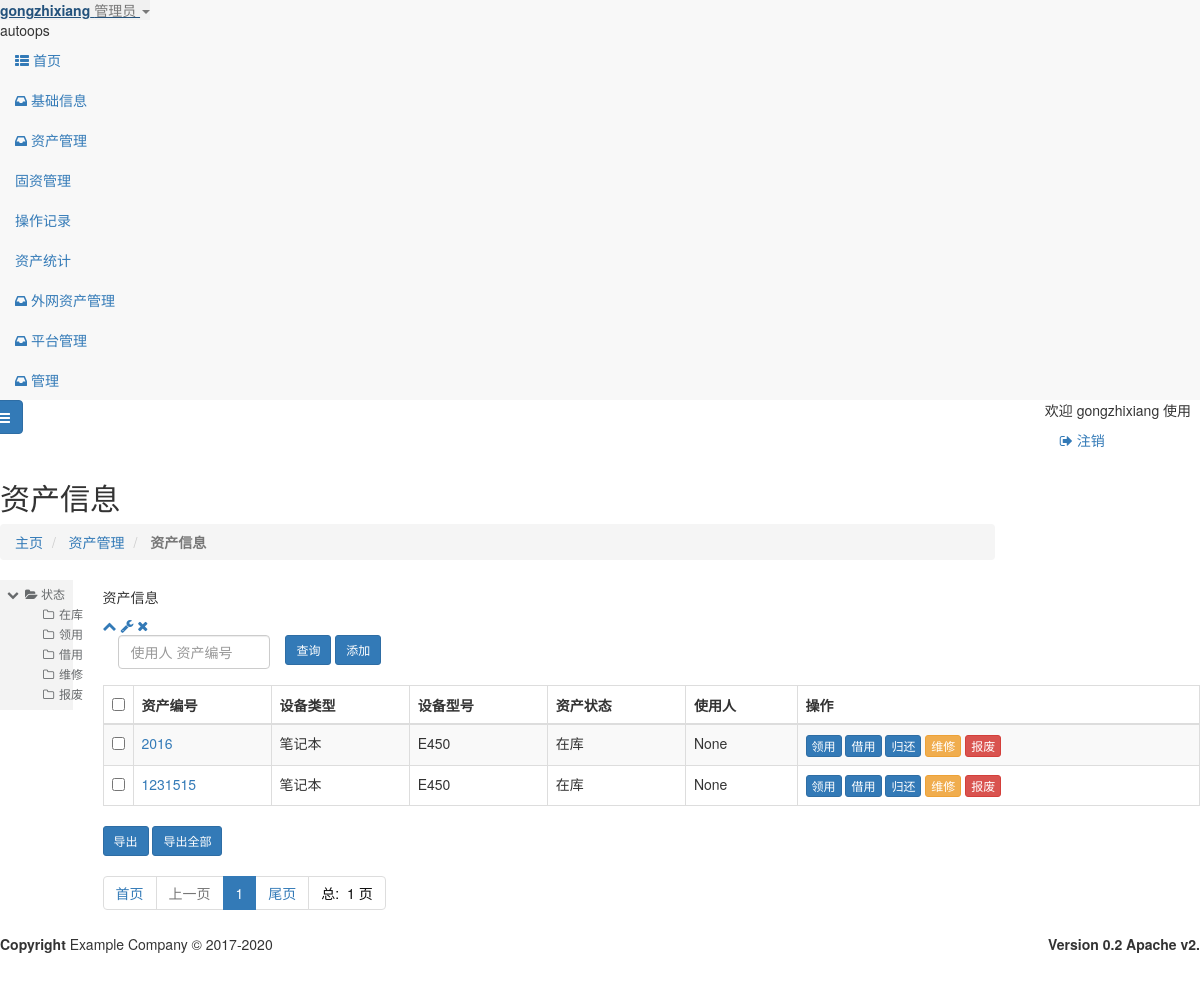
Page /asstes/assets.html (signed in) on the earlier database version.
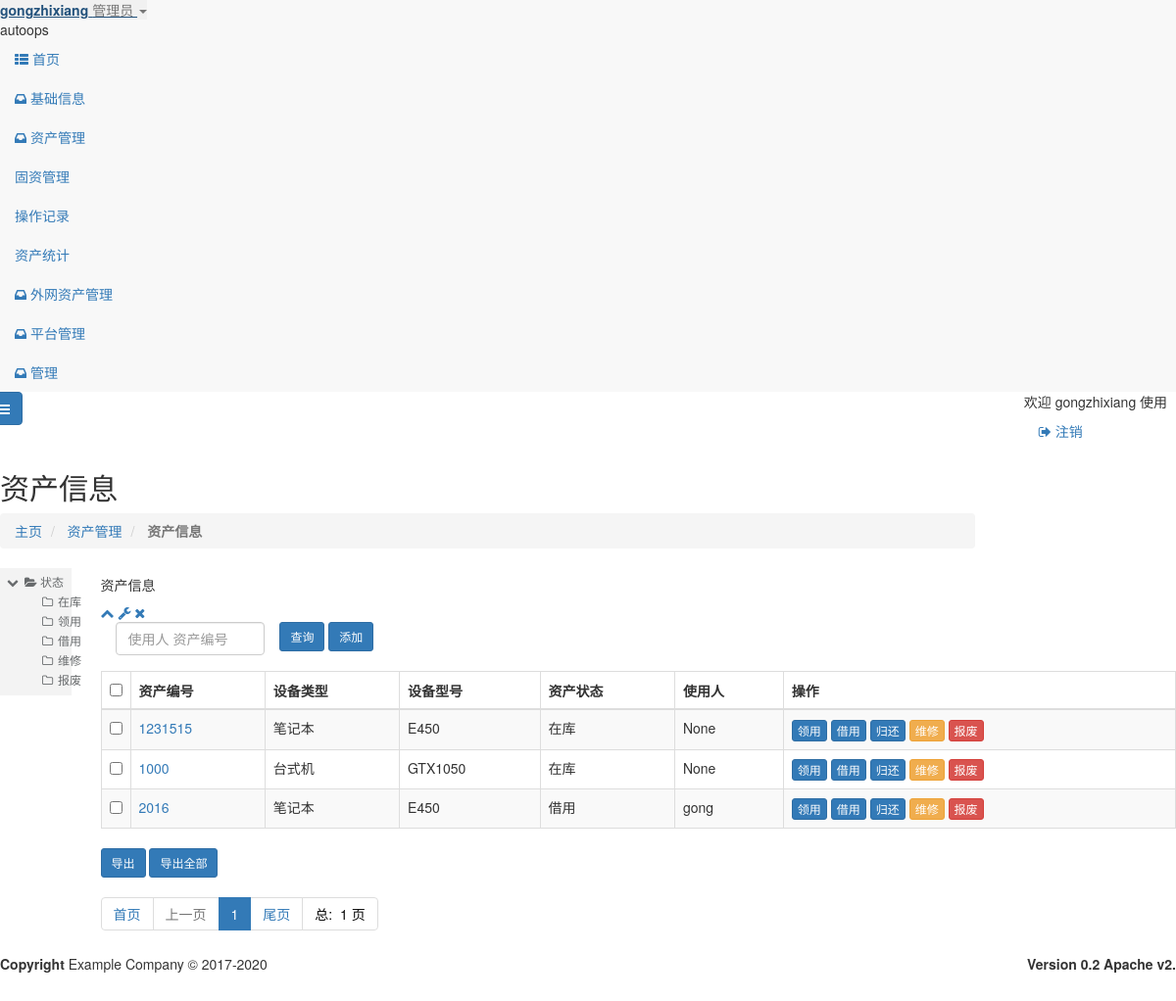
Same page on the later database version.
### assets/models.py (models this page shows, shortened)
class assets(models.Model):
    uid = models.CharField(max_length=24,primary_key=True,verbose_name='资产编号',db_index=True)
    utype = models.ForeignKey(to=platform,on_delete=models.CASCADE,to_field='id',verbose_name='设备类型')
    usize = models.ForeignKey(to=platform_size,on_delete=models.CASCADE,to_field='id',verbose_name='设备型号')
    uconf = models.TextField(max_length=128,verbose_name='设备配置')
    active = models.ForeignKey(to=active,to_field='id',on_delete=models.CASCADE,verbose_name='状态',default=1)
    ctime = models.DateField(verbose_name='入库时间')
    user = models.CharField(verbose_name='使用人',max_length=24,db_index=True,null=True,blank=True)
    otime = models.DateField(verbose_name='领（借）用时间',null=True,blank=True)
    gtime = models.DateField(verbose_name='归还(报废)时间',null=True,blank=True)
    class Meta:
        db_table = "assets"
        verbose_name = "固定资产"
        verbose_name_plural = '固定资产'
        permissions = {
            ('read_assets', u"quit"
                            u"只读资产库"),
        }

class active(models.Model):
    name = models.CharField(max_length=24,verbose_name='状态',unique=True)
    class Meta:
        db_table = 'active'
        verbose_name = '资产状态'
        verbose_name_plural = verbose_name
    def __str__(self):
        return self.name

### base_info/models.py (models this page shows)
class platform(models.Model):
    id =models.AutoField(primary_key=True, blank=False, verbose_name='id')
    name = models.CharField(max_length=24, verbose_name='设备类型')
    class Meta:
        db_table = "platform"
        verbose_name = "设备类型"
        verbose_name_plural = '设备类型'
    def __str__(self):
        return self.name

class platform_size(models.Model):
    name = models.CharField(max_length=24,verbose_name='设备型号')
    platform = models.ForeignKey(verbose_name="设备型号",to=platform,to_field='id',on_delete=models.CASCADE)
    class Meta:
        db_table = "platform_size"
        verbose_name = "设备型号"
        verbose_name_plural = '设备型号'
    def __str__(self):
        return self.name

### assets/views.py (the view)
# urls.py: path('assets.html', views.AssetsList.as_view(), name='assets_list'),
class AssetsList(LoginRequiredMixin,ListView):
    template_name = 'assets/assets.html'
    model = assets
    context_object_name = 'assets_list'
    paginate_by = settings.DISPLAY_PER_PAGE
    ordering = ("active_id")
    def get_context_data(self, *, object_list=None, **kwargs):
        search_data = self.request.GET.copy()
        print(search_data)
        try:
            search_data.pop("page")
        except BaseException as e:
            pass
        context = {
            "search_data": search_data.urlencode(),
            "assets_class": 'active',
        }
        kwargs.update(context)
        return super().get_context_data(**kwargs)
    def get_queryset(self):
        if self.request.GET.get('name'):
            query = self.request.GET.get('name', None)
            print(query)
            try:
                queryset =super().get_queryset().filter(Q(user=query)|Q(uid=query)|Q(active_id=query)).order_by('active_id')
            except BaseException:
                queryset =super().get_queryset().filter(Q(user=query)).order_by('active_id')
        else:
            queryset = super().get_queryset()
        return queryset

### templates/assets/assets.html (shortened to what the changed rows need)
{% extends "base.html" %}
{% load  static %}
{% block header-css %}
    <link href="{% static 'css/plugins/ztree/awesomeStyle/awesome.css' %}" rel="stylesheet">
{% endblock %}
{% block page-content %}
    <div class="row wrapper border-bottom white-bg page-heading ">
        <div class="col-lg-10">
            <h2>资产信息</h2>
        </div>
    </div>
    <div class="wrapper wrapper-content animated fadeInRight">
        <div class="row">
            <div class="col-lg-11" id="split-right">
                <div class="ibox float-e-margins">
                    <div class="ibox-content">
                        <div class="table-responsive">
                            <form id="del_form_cmdb_all" class="form-horizontal  "
                                  action="{% url "cmdb:cmdb_export" %}" method="post">
                                <table class="table table-striped table-bordered table-hover dataTables-cmdb">
                                    <thead>
                                    <tr>
                                        <th width="20"><input type="checkbox" id="CheckedAll"></th>
                                        <th>资产编号</th>
                                        <th>设备类型</th>
                                        <th>设备型号</th>
                                        <th>资产状态</th>
                                        <th>使用人</th>
                                        <th>操作</th>
                                    </tr>
                                    </thead>
                                    <tbody>
                                    {% for   row   in   assets_list %}
                                        <tr class="gradeA" id="{{ row.id }}">
                                            <td><input type="checkbox" value="{{ row.uid }}" name="id"></td>
                                            <td class="center">
                                                <a href='{% url 'assets:assets_detail' row.uid %}'>{{ row.uid }}</a>
                                            </td>
                                            <td class="center">{{ row.utype }}</td>
                                            <td class="center">{{ row.usize }}</td>
                                            <td class="center">{{ row.active }}</td>
                                            <td class="center">{{ row.user }}</td>
                                            <td><a class="btn btn-primary  btn-xs "
                                                   href="{% url "assets:assets_update_g" pk=row.uid %} ">领用</a>
                                                <a class="btn btn-primary  btn-xs "
                                                   href="{% url "assets:assets_update_o" pk=row.uid %} ">借用</a>
                                                <a class="btn btn-primary  btn-xs " id="{{ row.uid  }}"
                                                   href="{% url "assets:assets_update_i" pk=row.uid %} ">归还</a>
                                                <a class="btn btn-warning  btn-xs "href="{% url "assets:assets_log" pk=row.uid %}">维修</a>
                                                <a class="btn  btn-danger btn-xs "
                                                   href="{% url "assets:assets_update_p" pk=row.uid %} ">报废</a>
                                            </td>
                                        </tr>
                                    {% endfor %}
                                    </tbody>
                                </table>
                                <div>
                                    <ul class="pagination">
                                        {% for p in paginator.page_range %}
                                            {% if  search_data %}
                                                {% if p == page_obj.number %}
                                                    <li class="active"><a
                                                            href="{% url "assets:assets_list" %}?page={{ p }}&{{ search_data }}"> {{ p }} </a>
                                                    </li>
                                                {% else %}
                                                    <li>
                                                        <a href="{% url "assets:assets_list" %}?page={{ p }}&{{ search_data }}"> {{ p }} </a>
                                                    </li>
                                                {% endif %}
                                            {% else %}
                                                {% if p == page_obj.number %}
                                                    <li class="active"><a
                                                            href="{% url "assets:assets_list" %}?page={{ p }}"> {{ p }} </a>
                                                    </li>
                                                {% else %}
                                                    <li>
                                                        <a href="{% url "assets:assets_list" %}?page={{ p }}"> {{ p }} </a>
                                                    </li>
                                                {% endif %}
                                            {% endif %}
                                        {% endfor %}
                                    </ul>
                                </div>
                            </form>
                        </div>
                    </div>
                </div>
            </div>
        </div>
    </div>
{% endblock %}

Differences in the rows shown:
shown differently, row unchanged: assets id 1231515: moves up the list
added assets: uid "1000", utype "台式机", usize "GTX1050", active "在库", user "None"
changed assets id 2016: active "在库" → "借用"; user "None" → "gong"
